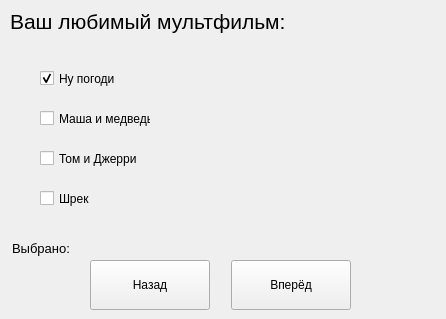
<?xml version="1.0" encoding="UTF-8"?>
<ui version="4.0">
 <class>MainWindow</class>
 <widget class="QMainWindow" name="MainWindow">
  <property name="geometry">
   <rect>
    <x>0</x>
    <y>0</y>
    <width>446</width>
    <height>319</height>
   </rect>
  </property>
  <property name="minimumSize">
   <size>
    <width>446</width>
    <height>319</height>
   </size>
  </property>
  <property name="maximumSize">
   <size>
    <width>446</width>
    <height>319</height>
   </size>
  </property>
  <property name="windowTitle">
   <string>MainWindow</string>
  </property>
  <widget class="QWidget" name="centralwidget">
   <widget class="QLabel" name="label_task">
    <property name="geometry">
     <rect>
      <x>10</x>
      <y>6</y>
      <width>301</width>
      <height>31</height>
     </rect>
    </property>
    <property name="font">
     <font>
      <family>Segoe UI</family>
      <pointsize>16</pointsize>
     </font>
    </property>
    <property name="text">
     <string>Ваш любимый мультфильм:</string>
    </property>
   </widget>
   <widget class="QLabel" name="label_img">
    <property name="geometry">
     <rect>
      <x>230</x>
      <y>42</y>
      <width>201</width>
      <height>191</height>
     </rect>
    </property>
    <property name="text">
     <string/>
    </property>
   </widget>
   <widget class="QLabel" name="label_selected">
    <property name="geometry">
     <rect>
      <x>12</x>
      <y>240</y>
      <width>271</width>
      <height>16</height>
     </rect>
    </property>
    <property name="font">
     <font>
      <family>Segoe UI</family>
      <pointsize>10</pointsize>
     </font>
    </property>
    <property name="text">
     <string>Выбрано:</string>
    </property>
   </widget>
   <widget class="QPushButton" name="btn_back">
    <property name="geometry">
     <rect>
      <x>90</x>
      <y>260</y>
      <width>120</width>
      <height>50</height>
     </rect>
    </property>
    <property name="font">
     <font>
      <family>Segoe UI</family>
     </font>
    </property>
    <property name="text">
     <string>Назад</string>
    </property>
   </widget>
   <widget class="QPushButton" name="btn_next">
    <property name="geometry">
     <rect>
      <x>231</x>
      <y>260</y>
      <width>120</width>
      <height>50</height>
     </rect>
    </property>
    <property name="font">
     <font>
      <family>Segoe UI</family>
     </font>
    </property>
    <property name="text">
     <string>Вперёд</string>
    </property>
   </widget>
   <widget class="QCheckBox" name="checkBox">
    <property name="geometry">
     <rect>
      <x>40</x>
      <y>70</y>
      <width>81</width>
      <height>17</height>
     </rect>
    </property>
    <property name="text">
     <string>Ну погоди</string>
    </property>
    <property name="checked">
     <bool>true</bool>
    </property>
   </widget>
   <widget class="QCheckBox" name="checkBox_2">
    <property name="geometry">
     <rect>
      <x>40</x>
      <y>110</y>
      <width>111</width>
      <height>17</height>
     </rect>
    </property>
    <property name="text">
     <string>Маша и медведь</string>
    </property>
   </widget>
   <widget class="QCheckBox" name="checkBox_3">
    <property name="geometry">
     <rect>
      <x>40</x>
      <y>150</y>
      <width>101</width>
      <height>17</height>
     </rect>
    </property>
    <property name="text">
     <string>Том и Джерри</string>
    </property>
   </widget>
   <widget class="QCheckBox" name="checkBox_4">
    <property name="geometry">
     <rect>
      <x>40</x>
      <y>190</y>
      <width>91</width>
      <height>17</height>
     </rect>
    </property>
    <property name="text">
     <string>Шрек</string>
    </property>
   </widget>
  </widget>
 </widget>
 <resources/>
 <connections/>
</ui>
